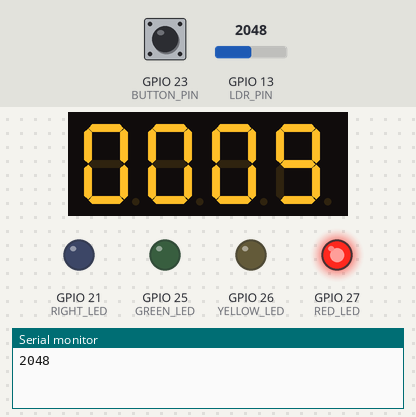
This program was run on a simulated ESP32. On the bench: 4-digit seven-segment display, output pins drawn as LEDs (lit = HIGH), the last lines printed to the serial monitor. Dashed ring = blinking. Inputs (shaded band) come from the test bench; at power-on: GPIO 13 (LDR_PIN) = 2048, GPIO 23 (BUTTON_PIN) HIGH.

Above: at 1.2 s.
1.3 s: GPIO 13 (LDR_PIN) set to 1062
3.7 s: GPIO 13 (LDR_PIN) set to 945
At 4.9 s:
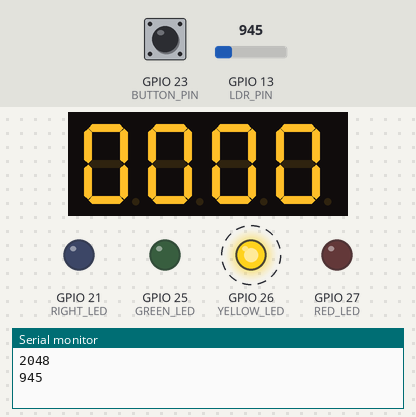
5.2 s: GPIO 23 (BUTTON_PIN) pulled LOW for 0.25 s
At 5.7 s:
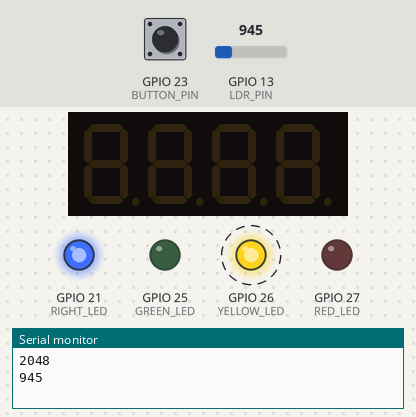
7.3 s: GPIO 13 (LDR_PIN) set to 1040
At 8.3 s:
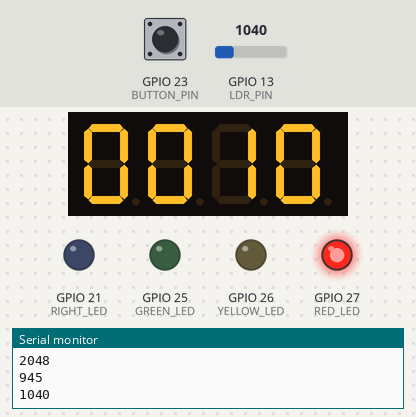
8.9 s: GPIO 23 (BUTTON_PIN) pulled LOW for 1 s
At 9.8 s:
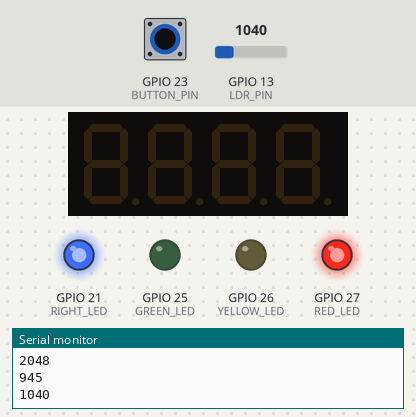
11.4 s: GPIO 23 (BUTTON_PIN) pulled LOW for 3.2 s
At 16.2 s:
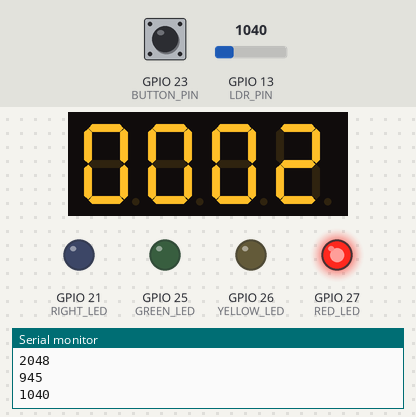
Timing chart, 0 to 17.1 s (numbered marks = the images above; inputs shaded):
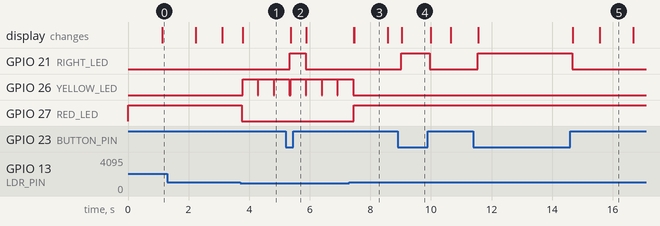

The program:

main.cpp
```cpp
#include <Arduino.h>
#include <TM1637Display.h>

#define RED_LED 27
#define YELLOW_LED 26
#define GREEN_LED 25
#define LDR_PIN 13
#define CLK 18
#define DIO 19
#define BUTTON_PIN 23
#define RIGHT_LED 21

TM1637Display display(CLK, DIO);
bool isScreenOn = true;

void checkButton() {
    if (digitalRead(BUTTON_PIN) == LOW) {
        isScreenOn = false;
        display.setBrightness(0);
        display.clear();
        digitalWrite(RIGHT_LED, HIGH);
    } else {
        isScreenOn = true;
        display.setBrightness(7);
        digitalWrite(RIGHT_LED, LOW);
    }
}

void setLight(int red, int yellow, int green, int time) {
    digitalWrite(RED_LED, red);
    digitalWrite(YELLOW_LED, yellow);
    digitalWrite(GREEN_LED, green);

    unsigned long startTime = millis();
    while (millis() - startTime < time * 1000) {
        checkButton();
        int lightLevel = analogRead(LDR_PIN);


        if (lightLevel < 1000) return;

        if (isScreenOn) {
            int remainingTime = time - (millis() - startTime) / 1000;
            display.showNumberDec(remainingTime, true);
        } else {
            display.clear();
        }
        delay(200);
    }
}

void nightMode() {
    digitalWrite(RED_LED, LOW);
    digitalWrite(GREEN_LED, LOW);

    while (analogRead(LDR_PIN) < 1000) {
        checkButton();


        if (isScreenOn) {
            display.showNumberDec(0, true);
        } else {
            display.clear();
        }

        digitalWrite(YELLOW_LED, HIGH);
        delay(500);
        digitalWrite(YELLOW_LED, LOW);
    }

    display.clear();
}

void setup() {
    pinMode(RED_LED, OUTPUT);
    pinMode(YELLOW_LED, OUTPUT);
    pinMode(GREEN_LED, OUTPUT);
    pinMode(LDR_PIN, INPUT);
    pinMode(BUTTON_PIN, INPUT_PULLUP);
    pinMode(RIGHT_LED, OUTPUT);
    display.setBrightness(7);
    Serial.begin(115200);
}

void loop() {
    checkButton();

    int lightLevel = analogRead(LDR_PIN);
    Serial.println(lightLevel);

    if (lightLevel < 1000) {
        nightMode();
    } else {
        setLight(1, 0, 0, 10);
        setLight(0, 1, 0, 3);
        setLight(0, 0, 1, 8);
    }
}
```

Measured:
- the behaviour switches between 1000 and 999 on GPIO 13 (LDR_PIN) (found by bisection; images 0 and 1)
- after the input at 3.7 s, GPIO 26 (YELLOW_LED): alternates HIGH for 0.50 s and LOW for 0.02 s, starting after 0.08 s; GPIO 27 (RED_LED): HIGH → LOW after 0.06 s
- after the input at 5.2 s, GPIO 21 (RIGHT_LED): LOW → HIGH after 0.15 s, → LOW 0.52 s later; the display: changes after 0.17 s (image 2)
- after the input at 7.3 s, GPIO 26 (YELLOW_LED): goes on until 7.4 s, then stays LOW; GPIO 27 (RED_LED): LOW → HIGH after 0.15 s; the display: first changes after 0.15 s (image 3 shows a later state)
- after the input at 8.9 s, GPIO 21 (RIGHT_LED): LOW → HIGH after 0.12 s, → LOW 0.95 s later
- after the input at 11.4 s, GPIO 21 (RIGHT_LED): LOW → HIGH after 0.14 s, → LOW 3.1 s later
- what the display in image 3 shows lasts 1.1 s, from 7.5 s to 8.6 s
